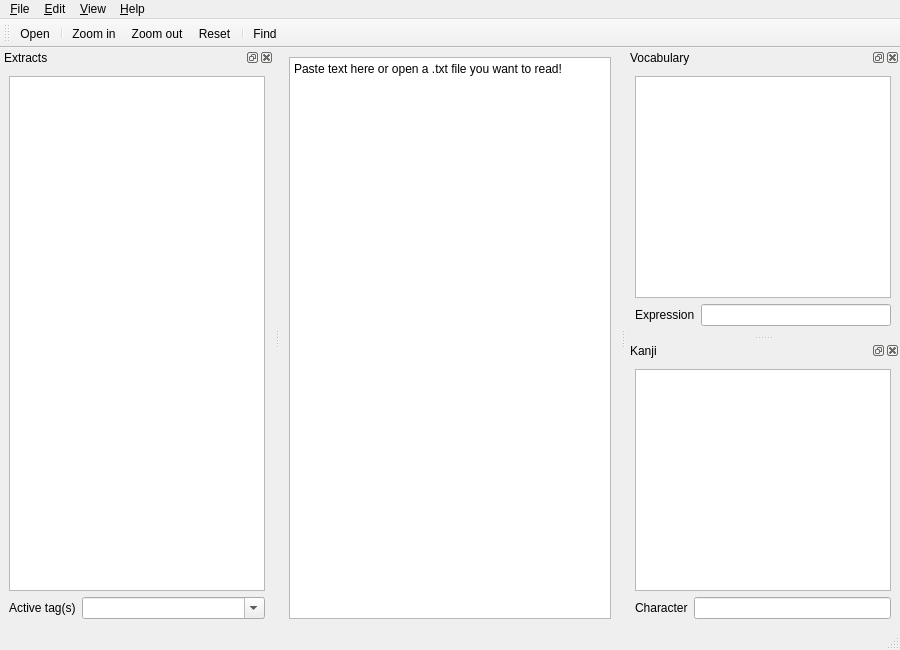
<?xml version="1.0" encoding="UTF-8"?>
<ui version="4.0">
 <class>MainWindowReader</class>
 <widget class="QMainWindow" name="MainWindowReader">
  <property name="geometry">
   <rect>
    <x>0</x>
    <y>0</y>
    <width>900</width>
    <height>650</height>
   </rect>
  </property>
  <property name="acceptDrops">
   <bool>true</bool>
  </property>
  <property name="windowTitle">
   <string>YomiObaasan</string>
  </property>
  <property name="windowIcon">
   <iconset resource="resources.qrc">
    <normaloff>:/img/img/icon_logo_32.png</normaloff>:/img/img/icon_logo_32.png</iconset>
  </property>
  <widget class="QWidget" name="centralwidget">
   <layout class="QVBoxLayout" name="verticalLayout_4">
    <item>
     <widget class="QPlainTextEdit" name="textContent">
      <property name="mouseTracking">
       <bool>true</bool>
      </property>
      <property name="readOnly">
       <bool>true</bool>
      </property>
      <property name="plainText">
       <string>Paste text here or open a .txt file you want to read!</string>
      </property>
     </widget>
    </item>
   </layout>
  </widget>
  <widget class="QMenuBar" name="menubar">
   <property name="geometry">
    <rect>
     <x>0</x>
     <y>0</y>
     <width>900</width>
     <height>21</height>
    </rect>
   </property>
   <widget class="QMenu" name="menuFile">
    <property name="title">
     <string>&amp;File</string>
    </property>
    <widget class="QMenu" name="menuOpenRecent">
     <property name="title">
      <string>Open &amp;recent</string>
     </property>
    </widget>
    <widget class="QMenu" name="menuImport">
     <property name="title">
      <string>&amp;Import</string>
     </property>
     <addaction name="actionKindleDeck"/>
     <addaction name="actionWordList"/>
    </widget>
    <addaction name="actionOpen"/>
    <addaction name="menuOpenRecent"/>
    <addaction name="separator"/>
    <addaction name="menuImport"/>
    <addaction name="separator"/>
    <addaction name="actionQuit"/>
   </widget>
   <widget class="QMenu" name="menuEdit">
    <property name="title">
     <string>&amp;Edit</string>
    </property>
    <addaction name="separator"/>
    <addaction name="actionFind"/>
    <addaction name="actionFindNext"/>
    <addaction name="separator"/>
    <addaction name="actionPreferences"/>
   </widget>
   <widget class="QMenu" name="menuHelp">
    <property name="title">
     <string>&amp;Help</string>
    </property>
    <addaction name="actionAbout"/>
   </widget>
   <widget class="QMenu" name="menuView">
    <property name="title">
     <string>&amp;View</string>
    </property>
    <widget class="QMenu" name="menuTextSize">
     <property name="title">
      <string>&amp;Zoom</string>
     </property>
     <addaction name="actionZoomIn"/>
     <addaction name="actionZoomOut"/>
     <addaction name="separator"/>
     <addaction name="actionZoomReset"/>
    </widget>
    <addaction name="menuTextSize"/>
    <addaction name="separator"/>
    <addaction name="actionToggleAnki"/>
    <addaction name="actionToggleVocab"/>
    <addaction name="actionToggleKanji"/>
    <addaction name="separator"/>
    <addaction name="actionToggleWrap"/>
   </widget>
   <addaction name="menuFile"/>
   <addaction name="menuEdit"/>
   <addaction name="menuView"/>
   <addaction name="menuHelp"/>
  </widget>
  <widget class="QToolBar" name="toolBar">
   <property name="windowTitle">
    <string>toolBar</string>
   </property>
   <property name="iconSize">
    <size>
     <width>16</width>
     <height>16</height>
    </size>
   </property>
   <attribute name="toolBarArea">
    <enum>TopToolBarArea</enum>
   </attribute>
   <attribute name="toolBarBreak">
    <bool>false</bool>
   </attribute>
   <addaction name="actionOpen"/>
   <addaction name="separator"/>
   <addaction name="actionZoomIn"/>
   <addaction name="actionZoomOut"/>
   <addaction name="actionZoomReset"/>
   <addaction name="separator"/>
   <addaction name="actionFind"/>
  </widget>
  <widget class="QDockWidget" name="dockVocab">
   <property name="windowTitle">
    <string>Vocabulary</string>
   </property>
   <attribute name="dockWidgetArea">
    <number>2</number>
   </attribute>
   <widget class="QWidget" name="dockWidgetContents">
    <layout class="QVBoxLayout" name="verticalLayout">
     <item>
      <widget class="QTextBrowser" name="textVocabDefs">
       <property name="acceptDrops">
        <bool>false</bool>
       </property>
       <property name="openLinks">
        <bool>false</bool>
       </property>
      </widget>
     </item>
     <item>
      <layout class="QHBoxLayout" name="horizontalLayout_3">
       <item>
        <widget class="QLabel" name="label">
         <property name="text">
          <string>Expression</string>
         </property>
        </widget>
       </item>
       <item>
        <widget class="QLineEdit" name="textVocabSearch"/>
       </item>
      </layout>
     </item>
    </layout>
   </widget>
  </widget>
  <widget class="QStatusBar" name="statusBar"/>
  <widget class="QDockWidget" name="dockAnki">
   <property name="windowTitle">
    <string>Extracts</string>
   </property>
   <attribute name="dockWidgetArea">
    <number>1</number>
   </attribute>
   <widget class="QWidget" name="dockWidgetContents_2">
    <layout class="QVBoxLayout" name="verticalLayout_2">
     <item>
      <widget class="QListWidget" name="listDefinitions"/>
     </item>
     <item>
      <layout class="QHBoxLayout" name="horizontalLayout_2">
       <item>
        <widget class="QLabel" name="label_3">
         <property name="text">
          <string>Active tag(s)</string>
         </property>
        </widget>
       </item>
       <item>
        <widget class="QComboBox" name="comboTags">
         <property name="sizePolicy">
          <sizepolicy hsizetype="Expanding" vsizetype="Fixed">
           <horstretch>0</horstretch>
           <verstretch>0</verstretch>
          </sizepolicy>
         </property>
         <property name="editable">
          <bool>true</bool>
         </property>
        </widget>
       </item>
      </layout>
     </item>
    </layout>
   </widget>
  </widget>
  <widget class="QDockWidget" name="dockKanji">
   <property name="windowTitle">
    <string>Kanji</string>
   </property>
   <attribute name="dockWidgetArea">
    <number>2</number>
   </attribute>
   <widget class="QWidget" name="dockWidgetContents_3">
    <layout class="QVBoxLayout" name="verticalLayout_3">
     <item>
      <widget class="QTextBrowser" name="textKanjiDefs">
       <property name="acceptDrops">
        <bool>false</bool>
       </property>
       <property name="openLinks">
        <bool>false</bool>
       </property>
      </widget>
     </item>
     <item>
      <layout class="QHBoxLayout" name="horizontalLayout_4">
       <item>
        <widget class="QLabel" name="label_2">
         <property name="text">
          <string>Character</string>
         </property>
        </widget>
       </item>
       <item>
        <widget class="QLineEdit" name="textKanjiSearch"/>
       </item>
      </layout>
     </item>
    </layout>
   </widget>
  </widget>
  <action name="actionOpen">
   <property name="icon">
    <iconset resource="resources.qrc">
     <normaloff>:/img/img/icon_action_open.png</normaloff>:/img/img/icon_action_open.png</iconset>
   </property>
   <property name="text">
    <string>&amp;Open...</string>
   </property>
   <property name="toolTip">
    <string>Open file</string>
   </property>
   <property name="shortcut">
    <string>Ctrl+O</string>
   </property>
   <property name="iconVisibleInMenu">
    <bool>true</bool>
   </property>
  </action>
  <action name="actionQuit">
   <property name="icon">
    <iconset resource="resources.qrc">
     <normaloff>:/img/img/icon_action_quit.png</normaloff>:/img/img/icon_action_quit.png</iconset>
   </property>
   <property name="text">
    <string>&amp;Quit</string>
   </property>
   <property name="toolTip">
    <string>Quit Yomichan</string>
   </property>
   <property name="shortcut">
    <string>Esc</string>
   </property>
   <property name="iconVisibleInMenu">
    <bool>true</bool>
   </property>
  </action>
  <action name="actionPreferences">
   <property name="icon">
    <iconset resource="resources.qrc">
     <normaloff>:/img/img/icon_action_preferences.png</normaloff>:/img/img/icon_action_preferences.png</iconset>
   </property>
   <property name="text">
    <string>&amp;Preferences...</string>
   </property>
   <property name="toolTip">
    <string>Edit preferences</string>
   </property>
   <property name="iconVisibleInMenu">
    <bool>true</bool>
   </property>
  </action>
  <action name="actionAbout">
   <property name="icon">
    <iconset resource="resources.qrc">
     <normaloff>:/img/img/icon_action_about.png</normaloff>:/img/img/icon_action_about.png</iconset>
   </property>
   <property name="text">
    <string>&amp;About...</string>
   </property>
   <property name="toolTip">
    <string>About Yomichan</string>
   </property>
   <property name="shortcut">
    <string>F1</string>
   </property>
   <property name="iconVisibleInMenu">
    <bool>true</bool>
   </property>
  </action>
  <action name="actionZoomIn">
   <property name="icon">
    <iconset resource="resources.qrc">
     <normaloff>:/img/img/icon_action_zoom_in.png</normaloff>:/img/img/icon_action_zoom_in.png</iconset>
   </property>
   <property name="text">
    <string>Zoom &amp;in</string>
   </property>
   <property name="shortcut">
    <string>Ctrl++</string>
   </property>
   <property name="iconVisibleInMenu">
    <bool>true</bool>
   </property>
  </action>
  <action name="actionZoomOut">
   <property name="icon">
    <iconset resource="resources.qrc">
     <normaloff>:/img/img/icon_action_zoom_out.png</normaloff>:/img/img/icon_action_zoom_out.png</iconset>
   </property>
   <property name="text">
    <string>Zoom &amp;out</string>
   </property>
   <property name="shortcut">
    <string>Ctrl+-</string>
   </property>
   <property name="iconVisibleInMenu">
    <bool>true</bool>
   </property>
  </action>
  <action name="actionZoomReset">
   <property name="icon">
    <iconset resource="resources.qrc">
     <normaloff>:/img/img/icon_action_zoom_reset.png</normaloff>:/img/img/icon_action_zoom_reset.png</iconset>
   </property>
   <property name="text">
    <string>&amp;Reset</string>
   </property>
   <property name="toolTip">
    <string>Reset zoom</string>
   </property>
   <property name="shortcut">
    <string>Ctrl+0</string>
   </property>
   <property name="iconVisibleInMenu">
    <bool>true</bool>
   </property>
  </action>
  <action name="actionFind">
   <property name="icon">
    <iconset resource="resources.qrc">
     <normaloff>:/img/img/icon_action_find.png</normaloff>:/img/img/icon_action_find.png</iconset>
   </property>
   <property name="text">
    <string>&amp;Find...</string>
   </property>
   <property name="toolTip">
    <string>Find text</string>
   </property>
   <property name="shortcut">
    <string>Ctrl+F</string>
   </property>
   <property name="iconVisibleInMenu">
    <bool>true</bool>
   </property>
  </action>
  <action name="actionFindNext">
   <property name="text">
    <string>Find &amp;next</string>
   </property>
   <property name="toolTip">
    <string>Find text again</string>
   </property>
   <property name="shortcut">
    <string>F3</string>
   </property>
  </action>
  <action name="actionToggleWrap">
   <property name="checkable">
    <bool>true</bool>
   </property>
   <property name="checked">
    <bool>true</bool>
   </property>
   <property name="text">
    <string>&amp;Word wrap</string>
   </property>
   <property name="toolTip">
    <string>Toggle word wrap</string>
   </property>
  </action>
  <action name="actionToggleVocab">
   <property name="checkable">
    <bool>true</bool>
   </property>
   <property name="text">
    <string>&amp;Vocabulary</string>
   </property>
   <property name="toolTip">
    <string>Toggle definitions</string>
   </property>
  </action>
  <action name="actionHomepage">
   <property name="icon">
    <iconset resource="resources.qrc">
     <normaloff>:/img/img/icon_action_homepage.png</normaloff>:/img/img/icon_action_homepage.png</iconset>
   </property>
   <property name="text">
    <string>&amp;Homepage...</string>
   </property>
   <property name="toolTip">
    <string>Yomichan homepage</string>
   </property>
   <property name="iconVisibleInMenu">
    <bool>true</bool>
   </property>
  </action>
  <action name="actionToggleAnki">
   <property name="checkable">
    <bool>true</bool>
   </property>
   <property name="text">
    <string>&amp;Extracts</string>
   </property>
  </action>
  <action name="actionFeedback">
   <property name="icon">
    <iconset resource="resources.qrc">
     <normaloff>:/img/img/icon_action_feedback.png</normaloff>:/img/img/icon_action_feedback.png</iconset>
   </property>
   <property name="text">
    <string>&amp;Feedback...</string>
   </property>
  </action>
  <action name="actionToggleKanji">
   <property name="checkable">
    <bool>true</bool>
   </property>
   <property name="text">
    <string>&amp;Kanji</string>
   </property>
  </action>
  <action name="actionKindleDeck">
   <property name="text">
    <string>&amp;Kindle deck...</string>
   </property>
  </action>
  <action name="actionWordList">
   <property name="text">
    <string>&amp;Word list...</string>
   </property>
  </action>
 </widget>
 <resources>
  <include location="resources.qrc"/>
 </resources>
 <connections>
  <connection>
   <sender>actionToggleVocab</sender>
   <signal>toggled(bool)</signal>
   <receiver>dockVocab</receiver>
   <slot>setVisible(bool)</slot>
   <hints>
    <hint type="sourcelabel">
     <x>-1</x>
     <y>-1</y>
    </hint>
    <hint type="destinationlabel">
     <x>634</x>
     <y>313</y>
    </hint>
   </hints>
  </connection>
  <connection>
   <sender>actionQuit</sender>
   <signal>triggered()</signal>
   <receiver>MainWindowReader</receiver>
   <slot>close()</slot>
   <hints>
    <hint type="sourcelabel">
     <x>-1</x>
     <y>-1</y>
    </hint>
    <hint type="destinationlabel">
     <x>449</x>
     <y>324</y>
    </hint>
   </hints>
  </connection>
  <connection>
   <sender>actionToggleAnki</sender>
   <signal>toggled(bool)</signal>
   <receiver>dockAnki</receiver>
   <slot>setVisible(bool)</slot>
   <hints>
    <hint type="sourcelabel">
     <x>-1</x>
     <y>-1</y>
    </hint>
    <hint type="destinationlabel">
     <x>136</x>
     <y>342</y>
    </hint>
   </hints>
  </connection>
  <connection>
   <sender>actionToggleKanji</sender>
   <signal>toggled(bool)</signal>
   <receiver>dockKanji</receiver>
   <slot>setVisible(bool)</slot>
   <hints>
    <hint type="sourcelabel">
     <x>-1</x>
     <y>-1</y>
    </hint>
    <hint type="destinationlabel">
     <x>762</x>
     <y>479</y>
    </hint>
   </hints>
  </connection>
 </connections>
</ui>
